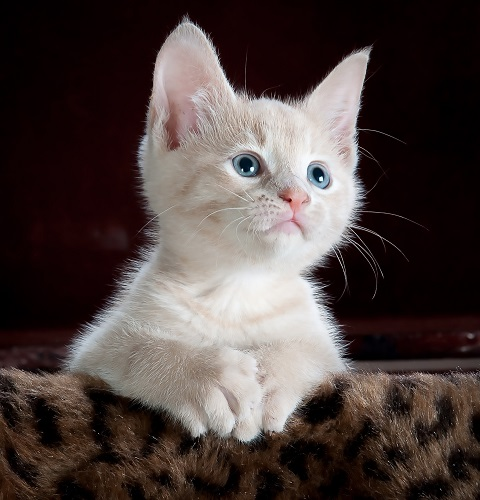
#> input picture rebot_study_cv/资料/数字图像处理-代码/scripts/pic/cat500x480.jpg, 480 x 500 px, found by its file name
$ jupyter execute --allow-errors '4.12_基础.ipynb'
#> lines starting #> are read from the running program, lines starting #| are printed output that depends on the picture
[cell 1]
import matplotlib.pyplot as plt

[cell 2]
import cv2 as cv

[cell 3]
import numpy as np

[cell 4]
pic=cv.imread('./pic/cat500x480.jpg')
#> pic is the input picture: shape (500, 480, 3); mean B, G, R 63.9, 66.5, 78.1
plt.imshow(pic)

[cell 5]
pic1=cv.cvtColor(pic,cv.COLOR_BGR2RGB)
# cv.cvtColor(img, cv.COLOR_BGR2RGB)
plt.imshow(pic1)

[cell 6]
img1=cv.imread("./pic/line500x500.jpg",0)
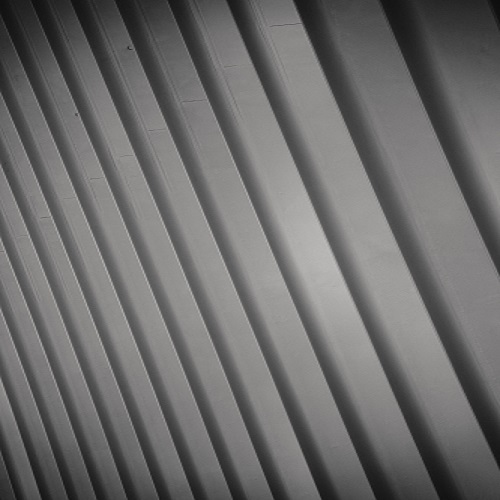
#> input picture rebot_study_cv/pic/line500x500.jpg, 500 x 500 px
#> img1: shape (500, 500); min 14, max 188, mean 107.9
img2=cv.imread("./pic/mask500x500.jpg",0)
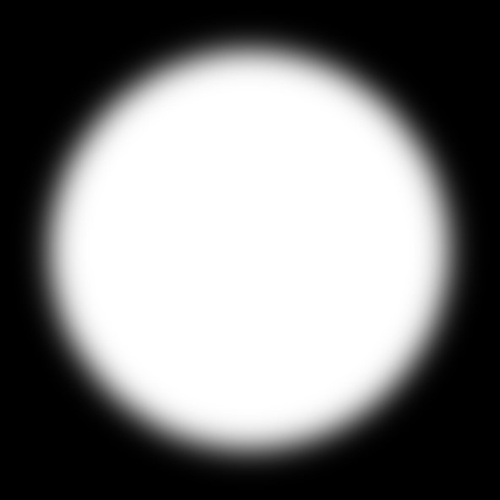
#> input picture rebot_study_cv/pic/mask500x500.jpg, 500 x 500 px
#> img2 is the input picture: shape (500, 500); min 0, max 255, mean 126.4
img3=cv.imread("./pic/hedgehog500x500.jpg",0)
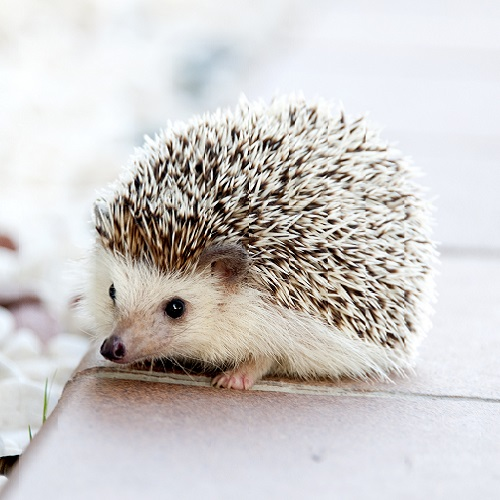
#> input picture rebot_study_cv/pic/hedgehog500x500.jpg, 500 x 500 px
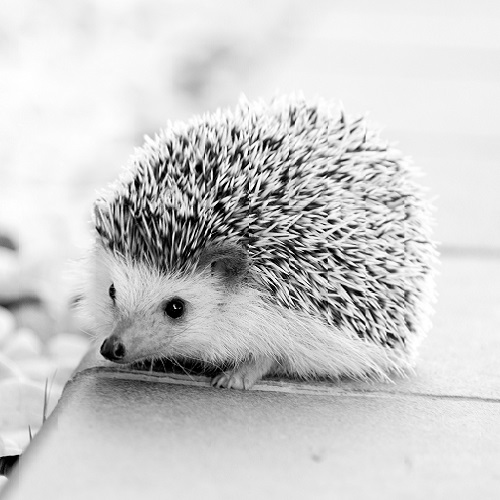
#> img3: shape (500, 500); min 0, max 255, mean 204.7
img4=cv.imread("./pic/hedgehog_noise_500x500.jpg",0)
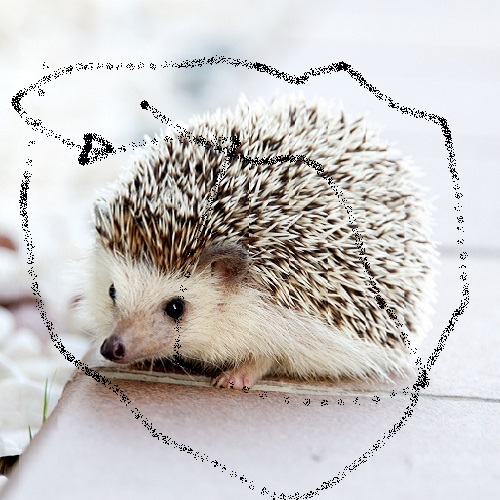
#> input picture rebot_study_cv/pic/hedgehog_noise_500x500.jpg, 500 x 500 px
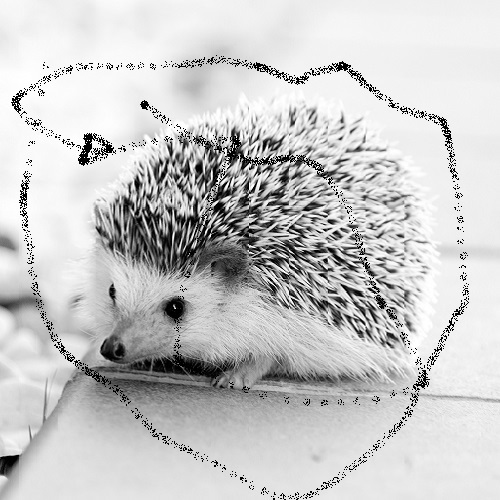
#> img4: shape (500, 500); min 0, max 255, mean 199.9

def show(img):
    if img.ndim==2:
        plt.imshow(img,cmap="gray")
    else:
        plt.imshow(cv.cvtColor(img,cv.COLOR_BGR2RGB))
        # cv.cvtColor(pic,cv.COLOR_BGR2RGB)


show(np.hstack([img1,img2,img3,img4]))
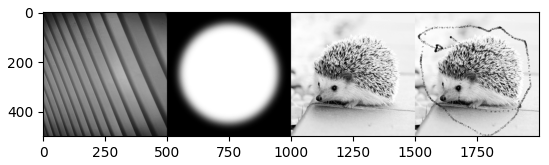
#> figure drawn by matplotlib, 1 panel

[cell 7]
a=img1+img3
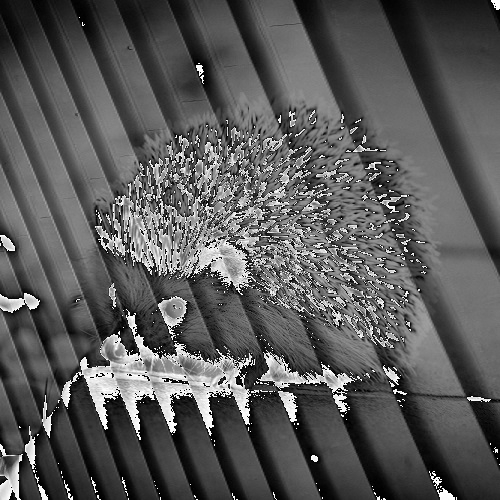
#> a: shape (500, 500); min 0, max 255, mean 88.1
show(a)

[cell 8]
a=cv.add(img1*0.5,img3*0.5)
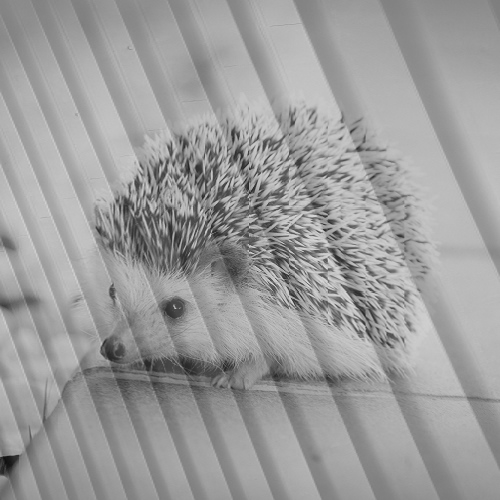
#> a: shape (500, 500) float64; min 15.5, max 219, mean 156.3
show(a)
